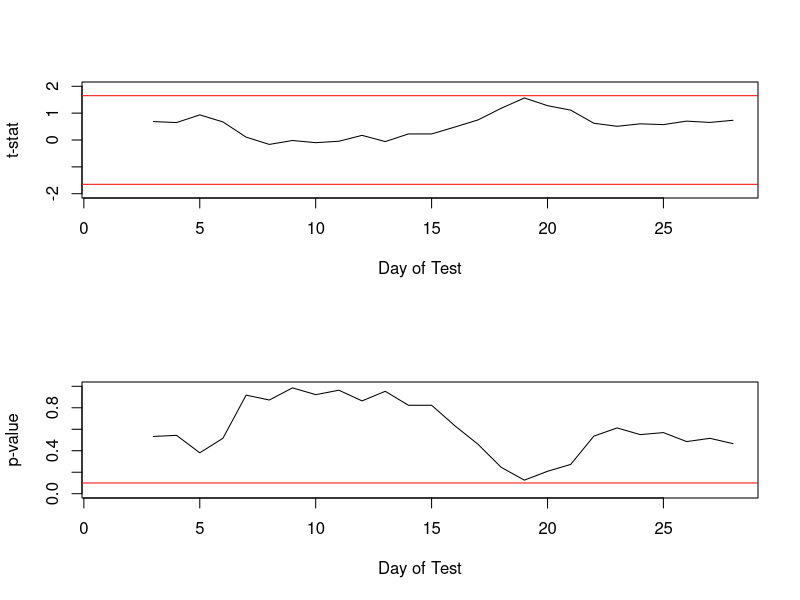

Write R code to recreate this figure.
#function that performs simulation
ab_sim <- function(n) {
tt <- rep(NA,n)
p <- rep(NA,n)
x1 <- rnorm(1000)
x2 <- rnorm(1000)
	for(i in 3:n){
		test <- t.test(x1[1:i],x2[1:i])
		tt[i] <- test$statistic
		p[i] <- test$p.value
	}
return(data.frame(tt,p))


}

#run simulation on n number of days
n <- 28
sim <- ab_sim(n)

#plot simulation
par(mfrow=c(2,1))
plot(sim[,1],type='l', ylim=c(-2,2), xlab="Day of Test", ylab="t-stat")
abline(h=1.65, col='red')
abline(h=-1.65, col='red')
plot(sim[,2],type='l', ylim=c(0,1), xlab="Day of Test", ylab="p-value")
abline(h=0.1, col='red')
